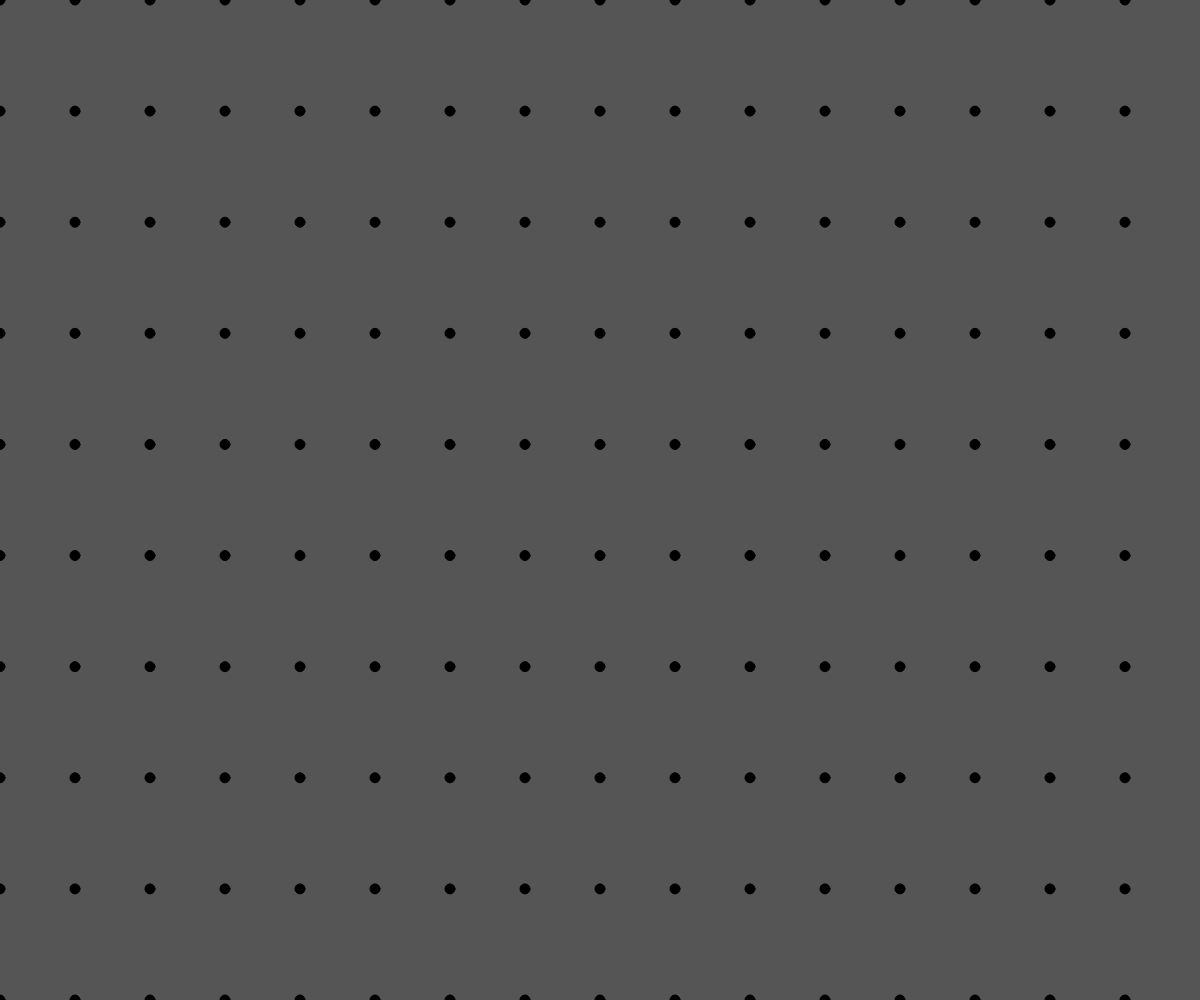
Frame 1 (no input)
Frame 60 (no input): identical to frame 1, image omitted
Frame 120 (the mouse pressed at the canvas centre since frame 60): identical to frame 1, image omitted

The p5.js sketch that drew this single still picture (run headless with seeded random() and noise() and a simulated clock; from frame 60 on, the mouse is pressed at the canvas centre):

// p5.js sketch
// ── sketch.js
var numberOfRows;    // Determine number of rows
var numberOfColumns;// Determine number of columns

var xStep;// Determine the size of the gap between 2 points on the x axis.
var yStep;// Determine the size of the gap between 2 points on the y axis.

var positions = [];//An array of positions where we will store each of our Vectors.


function setup() {
  createCanvas(windowWidth, windowHeight)
  numberOfColumns = 16;
  numberOfRows = 9;

  xStep = width / numberOfColumns; //To make sure they are evenly spaced out, we divide the width and height by the numberofColumns
  yStep = height / numberOfRows;//and number of rows respectively.

  for (var x = 0; x < width; x += xStep) {// Start at the first column where x = 0
    for (var y = 0; y < height; y += yStep) {// go through all the rows (y = 0, y = yStep * 1,y = yStep * 2,etc)
      var p = createVector(x, y);// We create a vector at this location

      positions.push(p); // and then we put the vector into array.

    }
    //at the end of the inner loop, we go back to the first loop, and we increment x
    //now our column is going to be x = xStep*1,and we populate all the rows with the inner for loop
    //and again, and again until x > width.
  }


}

function draw() {
  background(85);
  fill('black');
  for (var i = 0; i < positions.length; i++) {//put a circle at each of them
    // put a circle at each of them.

    ellipse(positions[i].x, positions[i].y, 10, 10)
  }
}
